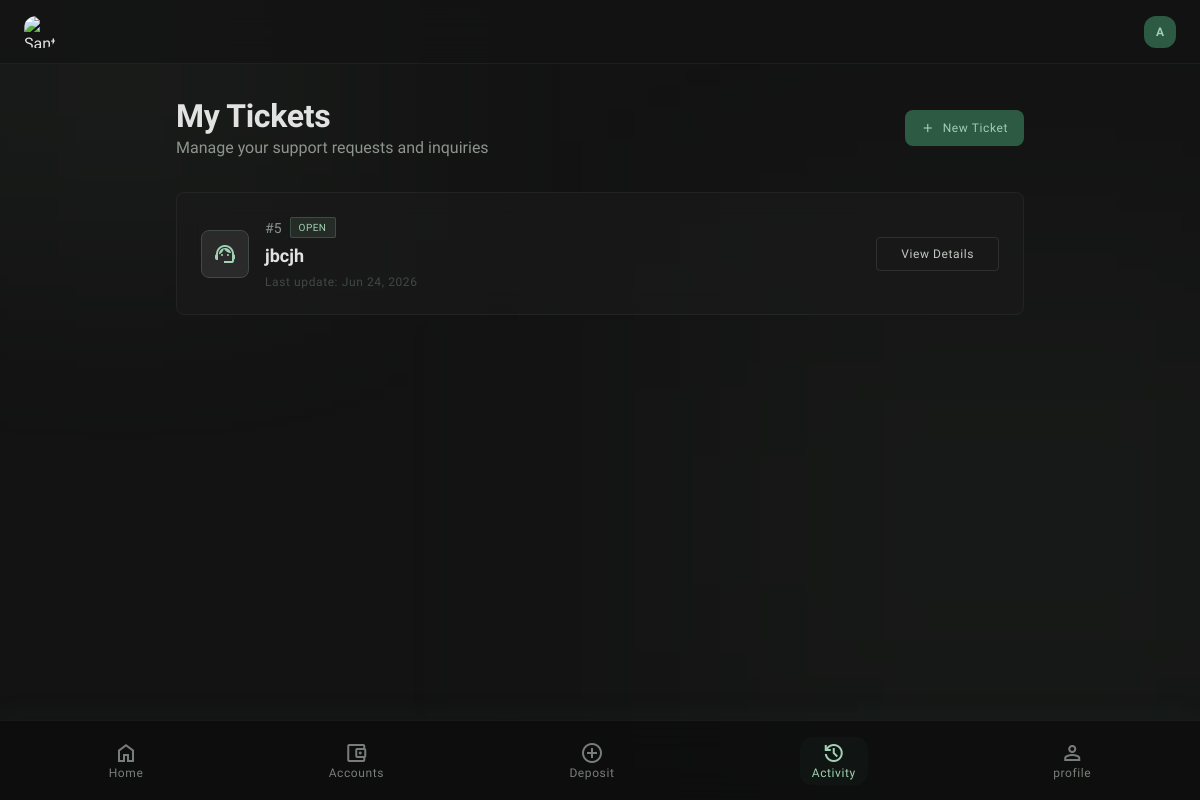
The page /support/ (signed in) on the database its author committed.
### USDT/models.py (models this page shows, shortened)
class User(AbstractUser):
    ROLE_CHOICES = (
        ('admin', 'Admin'),
        ('user', 'User'),
    )
    phone = models.CharField(max_length=20, blank=True)
    role = models.CharField(max_length=10, choices=ROLE_CHOICES, default='user')
    account_activated = models.BooleanField(default=False)
    date_of_birth = models.DateField(null=True, blank=True)
    address = models.TextField(blank=True)
    account_number = models.CharField(max_length=20, unique=True, blank=True)
    created_at = models.DateTimeField(auto_now_add=True)
    @property
    def is_admin_user(self):
        return self.role == 'admin'

class SupportTicket(models.Model):
    STATUS_CHOICES = (
        ('open', 'Open'),
        ('pending', 'Pending'),
        ('closed', 'Closed'),
    )
    user = models.ForeignKey(
        settings.AUTH_USER_MODEL,
        on_delete=models.CASCADE,
        related_name='support_tickets'
    )
    subject = models.CharField(max_length=255)
    status = models.CharField(
        max_length=20,
        choices=STATUS_CHOICES,
        default='open'
    )
    created_at = models.DateTimeField(auto_now_add=True)
    updated_at = models.DateTimeField(auto_now=True)

### USDT/views.py (the view)
# urls.py: path('support/', views.support_list, name='support-list'),
@login_required
def support_list(request):
    tickets = SupportTicket.objects.filter(
        user=request.user
    ).order_by('-created_at')
    return render(request, 'user/support_list.html', {
        'tickets': tickets
    })

### USDT/context_processors.py (called while the page is built)
def admin_counts(request):
    if request.user.is_authenticated and request.user.is_admin_user:
        return {
            'pending_activations_count': ActivationPayment.objects.filter(status='pending').count(),
            'pending_withdrawals_count': WithdrawalRequest.objects.filter(status='pending').count(),
            'open_tickets_count': SupportTicket.objects.filter(status='open').count(),
        }
    return {}

### USDT/templates/user/support_list.html (shortened to what this page needs)
<!DOCTYPE html>
<html class="dark" lang="en"><head>
<script src="https://cdn.tailwindcss.com?plugins=forms,container-queries"></script>
<script id="tailwind-config">
  tailwind.config = {
    darkMode: "class",
    theme: {
      extend: {
        "colors": {
          "outline": "#8b938c",
          "on-secondary-container": "#b7b5b4",
          "on-tertiary-fixed": "#002113",
          "tertiary-container": "#305944",
          "surface-container-highest": "#353535",
          "primary-fixed-dim": "#a1d1b4",
          "on-secondary-fixed-variant": "#474746",
          "surface-dim": "#131313",
          "surface-bright": "#393939",
          "background": "#131313",
          "on-secondary-fixed": "#1c1b1b",
          "on-surface-variant": "#c0c9c1",
          "error": "#ffb4ab",
          "on-primary-container": "#9fcfb2",
          "primary": "#a1d1b4",
          "on-tertiary-fixed-variant": "#254f3a",
          "secondary-fixed": "#e5e2e1",
          "surface": "#131313",
          "on-primary-fixed-variant": "#224f39",
          "tertiary-fixed-dim": "#a4d1b6",
          "surface-container-high": "#2a2a2a",
          "secondary": "#c8c6c5",
          "inverse-primary": "#3a674f",
          "error-container": "#93000a",
          "on-primary": "#063824",
          "on-background": "#e2e2e2",
          "inverse-on-surface": "#303030",
          "on-secondary": "#313030",
          "on-primary-fixed": "#002112",
          "surface-container": "#1f1f1f",
          "secondary-container": "#474746",
          "surface-container-lowest": "#0e0e0e",
          "on-tertiary": "#0c3825",
          "tertiary": "#a4d1b6",
          "on-error": "#690005",
          "on-error-container": "#ffdad6",
          "on-surface": "#e2e2e2",
          "on-tertiary-container": "#a1ceb3",
          "surface-variant": "#353535",
          "surface-tint": "#a1d1b4",
          "primary-container": "#2d5a43",
          "inverse-surface": "#e2e2e2",
          "primary-fixed": "#bceecf",
          "tertiary-fixed": "#bfedd1",
          "secondary-fixed-dim": "#c8c6c5",
          "surface-container-low": "#1b1b1b",
          "outline-variant": "#414943"
        },
        "borderRadius": {
          "DEFAULT": "0.125rem",
          "lg": "0.25rem",
          "xl": "0.5rem",
          "full": "0.75rem"
        },
        "spacing": {
          "base": "8px",
          "gutter": "16px",
          "stack-lg": "32px",
          "stack-md": "12px",
          "stack-sm": "4px",
          "container-padding": "24px"
        },
        "fontFamily": {
          "label-sm": ["Geist"],
          "body-lg": ["Hanken Grotesk"],
          "mono-data": ["Geist"],
          "headline-xl": ["Hanken Grotesk"],
          "body-md": ["Hanken Grotesk"],
          "headline-md": ["Hanken Grotesk"],
          "headline-lg": ["Hanken Grotesk"]
        },
        "fontSize": {
          "label-sm": ["12px", {"lineHeight": "16px", "letterSpacing": "0.05em", "fontWeight": "500"}],
          "body-lg": ["18px", {"lineHeight": "28px", "fontWeight": "400"}],
          "mono-data": ["14px", {"lineHeight": "20px", "fontWeight": "400"}],
          "headline-xl": ["48px", {"lineHeight": "56px", "letterSpacing": "-0.02em", "fontWeight": "700"}],
          "body-md": ["16px", {"lineHeight": "24px", "fontWeight": "400"}],
          "headline-md": ["24px", {"lineHeight": "32px", "fontWeight": "600"}],
          "headline-lg": ["32px", {"lineHeight": "40px", "letterSpacing": "-0.01em", "fontWeight": "600"}]
        }
      },
    },
  }
</script>
</head>
<body class="min-h-screen flex flex-col pb-24">
<header class="fixed top-0 w-full z-50 backdrop-blur-xl border-b border-white/5 bg-background/80 flex justify-between items-center px-container-padding h-16">
  <div class="flex items-center gap-3">
    <img alt="Santander Logo" class="w-8 h-8 rounded-full" src="https://lh3.googleusercontent.com/aida-public/AB6AXuDN3AnOVRPu8Dq2lIlwjMGQAPbGvyvBtdCgnW8BYisnHqX5LYiZgQMlW8iDBdhSriIRgHD_U8Qa3aYdLfdvepBU_7AKAZbzrRzMLjLoPsCT2z8p_muRKGxwjqxhnyi6eWPa8uYf2rtWQGhpYB6AFxNvxkvSX2AiI_C5y5QNEyP5VCNleFvuSyjwuINvZYKPtvUU28tuQAq8uge_Dw1lXUoBVVZ-9ob9PiJ1idZRO5VGlexFjB7A_0BhJFRNTeaXypJHp4EXdvP0GAg"/>
  </div>
  <div class="w-8 h-8 rounded-full bg-primary-container flex items-center justify-center text-on-primary-container text-xs font-bold overflow-hidden">
    {% if request.user.is_authenticated %}
      {{ request.user.username|first|upper }}
    {% else %}
      <span class="material-symbols-outlined text-sm">person</span>
    {% endif %}
  </div>
</header>
<main class="flex-grow pt-24 px-container-padding max-w-4xl mx-auto w-full">
  <div class="flex items-center justify-between mb-8">
    <div>
      <h2 class="font-headline-lg text-headline-lg text-on-background">My Tickets</h2>
      <p class="font-body-md text-body-md text-on-surface-variant/70">Manage your support requests and inquiries</p>
    </div>
    <a href="{% url 'support-create' %}" class="bg-primary-container hover:opacity-80 active:scale-95 transition-all text-on-primary-container font-bold px-4 py-2 rounded-xl flex items-center gap-2">
      <span class="material-symbols-outlined text-sm">add</span>
      <span class="font-label-sm text-label-sm">New Ticket</span>
    </a>
  </div>
  <div class="space-y-4">
    {% if tickets %}
      {% for t in tickets %}
      <div class="glass-card p-6 rounded-xl flex flex-col md:flex-row md:items-center justify-between gap-4
        {% if t.status == 'closed' %}opacity-70{% endif %}">
        <div class="flex items-center gap-4">
          <div class="h-12 w-12 rounded-xl bg-surface-container-high flex items-center justify-center border border-outline-variant">
            {% if t.status == 'open' %}
              <span class="material-symbols-outlined text-primary">support_agent</span>
            {% elif t.status == 'pending' %}
              <span class="material-symbols-outlined text-tertiary">payment</span>
            {% else %}
              <span class="material-symbols-outlined text-outline">verified</span>
            {% endif %}
          </div>
          <div>
            <div class="flex items-center gap-2 mb-1">
              <span class="font-mono-data text-mono-data text-outline">#{{ t.id }}</span>
              {% if t.status == 'open' %}
                <span class="status-badge px-2 py-0.5 rounded text-[10px] bg-primary/10 text-primary border border-primary/20">Open</span>
              {% elif t.status == 'pending' %}
                <span class="status-badge px-2 py-0.5 rounded text-[10px] bg-on-secondary-container/20 text-on-secondary-container border border-white/5">Pending</span>
              {% else %}
                <span class="status-badge px-2 py-0.5 rounded text-[10px] bg-outline/10 text-outline border border-outline/20">Closed</span>
              {% endif %}
            </div>
            <h3 class="font-body-lg text-body-lg text-on-surface font-semibold">{{ t.subject }}</h3>
            <p class="font-label-sm text-label-sm text-outline-variant mt-1">Last update: {{ t.updated_at|date:"M d, Y" }}</p>
          </div>
        </div>
        <div class="flex items-center gap-3">
          <a href="{% url 'support-detail' t.id %}" class="flex-1 md:flex-none px-6 py-2 border border-white/10 hover:border-primary/50 text-on-surface-variant font-label-sm text-label-sm rounded-lg transition-colors text-center">
            View Details
          </a>
        </div>
      </div>
      {% endfor %}
    {% endif %}
  </div>
</main>
<nav class="fixed bottom-0 w-full z-50 backdrop-blur-2xl border-t border-white/5 bg-surface-container-lowest/90 shadow-[0_-4px_24px_rgba(45,90,67,0.1)] h-20 px-4 pb-safe flex justify-around items-center">
  <a class="flex flex-col items-center justify-center text-on-surface-variant/60 hover:text-primary transition-colors" href="{% url 'dashboard' %}">
    <span class="material-symbols-outlined">home</span>
    <span class="font-label-sm text-label-sm">Home</span>
  </a>
  <a class="flex flex-col items-center justify-center text-on-surface-variant/60 hover:text-primary transition-colors" href="#">
    <span class="material-symbols-outlined">account_balance_wallet</span>
    <span class="font-label-sm text-label-sm">Accounts</span>
  </a>
  <a class="flex flex-col items-center justify-center text-on-surface-variant/60 hover:text-primary transition-colors" href="{% url 'request-withdrawal' %}">
    <span class="material-symbols-outlined">add_circle</span>
    <span class="font-label-sm text-label-sm">Deposit</span>
  </a>
  <a class="flex flex-col items-center justify-center text-primary font-bold bg-primary-container/10 rounded-full py-1 px-3" href="{% url 'support-list' %}">
    <span class="material-symbols-outlined">history</span>
    <span class="font-label-sm text-label-sm">Activity</span>
  </a>
  <a class="flex flex-col items-center justify-center text-on-surface-variant/60 hover:text-primary transition-colors" href="{% url 'profile' %}">
    <span class="material-symbols-outlined">person</span>
    <span class="font-label-sm text-label-sm">profile</span>
  </a>
</nav>
<div class="fixed inset-0 -z-10 pointer-events-none overflow-hidden">
  <div class="absolute top-[-10%] left-[-10%] w-[40%] h-[40%] rounded-full bg-primary/5 blur-[120px]"></div>
  <div class="absolute bottom-[10%] right-[-10%] w-[50%] h-[50%] rounded-full bg-primary/5 blur-[150px]"></div>
</div>
</body></html>

### USDT/templates/user/support_list.html (style rules this page uses)
body { background-color: #131313; color: #e2e2e2; font-family: 'Hanken Grotesk', sans-serif; -webkit-font-smoothing: antialiased; min-height: max(884px, 100dvh); }
.material-symbols-outlined { font-variation-settings: 'FILL' 0, 'wght' 400, 'GRAD' 0, 'opsz' 24; }
.glass-card { background: rgba(27, 27, 27, 0.6); backdrop-filter: blur(12px); border: 1px solid rgba(255, 255, 255, 0.05); transition: all 0.3s cubic-bezier(0.4, 0, 0.2, 1); }
.status-badge { font-family: 'Geist', monospace; letter-spacing: 0.05em; text-transform: uppercase; }

### rows shown on the page
User: user.username|first "A"
SupportTicket: status "open" (drawn), id "5", subject "jbcjh", updated_at "Jun 24, 2026"
